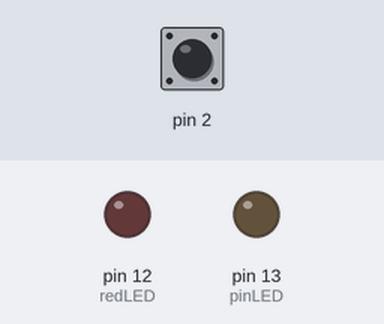
Bench run of a sketch on a simulated Arduino Uno, built with avr-gcc and run on an emulated ATmega328P. Parts: output pins drawn as LEDs (lit = HIGH). Inputs (shaded band) come from the test bench; at power-on: pin 2 HIGH.

Above: at 1.2 s.
1.3 s: pin 2 pulled LOW for 0.15 s
At 3.4 s:
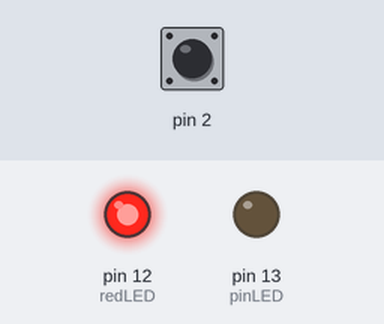
4.4 s: pin 2 pulled LOW for 1 s
At 5.2 s:
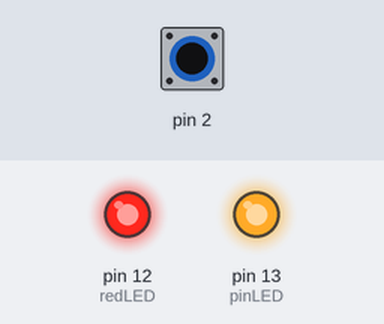
6.9 s: pin 2 pulled LOW for 3.2 s
At 7.5 s:
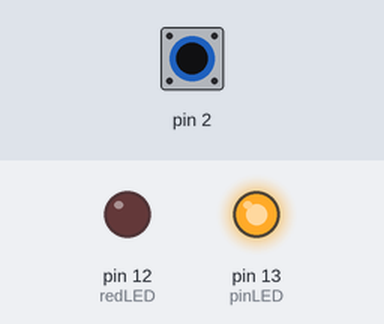
Timing chart, 0 to 16.5 s (numbered marks = the images above; inputs shaded):
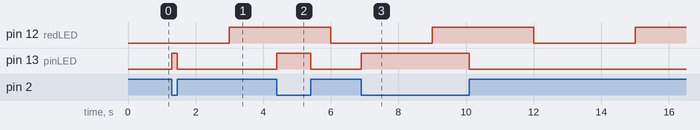

Measured:
- after the input at 1.3 s, pin 13 (pinLED): LOW → HIGH at once, → LOW 0.15 s later
- after the input at 4.4 s, pin 13 (pinLED): LOW → HIGH at once, → LOW 1.0 s later
- after the input at 6.9 s, pin 13 (pinLED): LOW → HIGH at once, → LOW 3.2 s later

The sketch:

Task1-attempt2.ino
```cpp
//www.elegoo.com
//2016.12.08

const byte pinLED = 13;
const byte redLED = 12;

void setup()
{
  pinMode(pinLED,OUTPUT);//initialize the ledPin as an output
  pinMode(2,INPUT);
  digitalWrite(2, HIGH);

  // RED LED
  pinMode(redLED, OUTPUT);
}

void loop()
{
  led();
  tilt();
}

void led ()
{
  static unsigned long lastTime = 0;
  const long interval = 3000;
  static bool state = 0;

  unsigned long now = millis();

  if ( now - lastTime > interval && state == 0) {
    state = 1;
    lastTime = now;
    digitalWrite(redLED, HIGH);
  }

  if ( now - lastTime > interval && state == 1) {
    state = 0;
    lastTime = now;
    digitalWrite(redLED, LOW);
  }
}

void tilt ()
{
  int digitalVal = digitalRead(2); //read pin 2

  if(HIGH == digitalVal)
  {
    digitalWrite(pinLED,LOW);//turn the led off
  }
  else
  {
    digitalWrite(pinLED,HIGH);//turn the led on
  }
}
```
